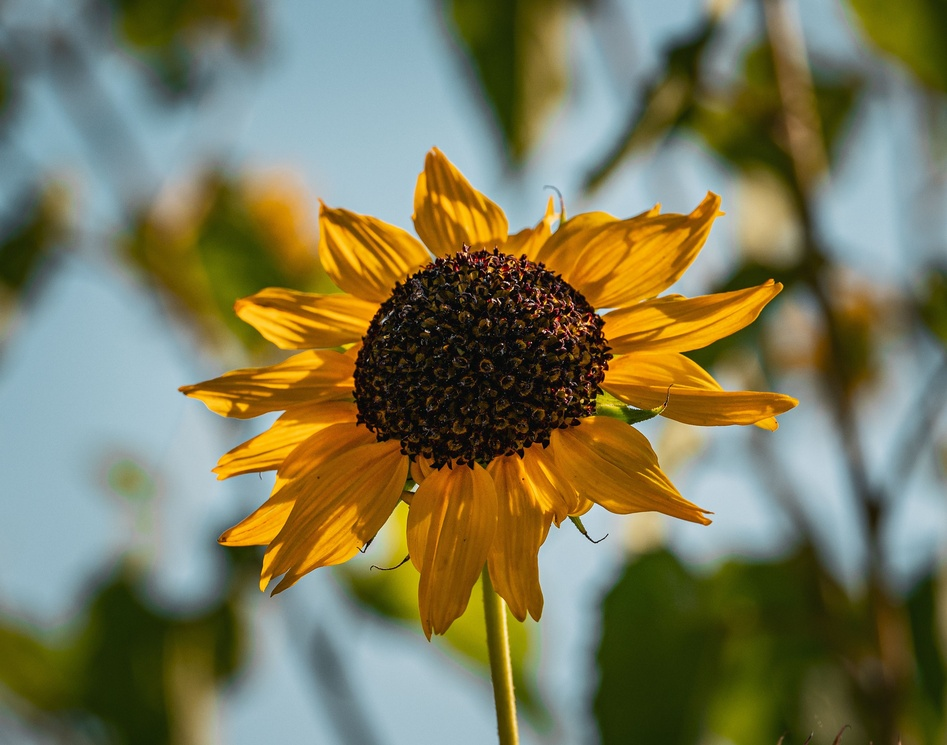
#> input picture pexels-optical-chemist-340351297-31284696.jpg, 947 x 745 px, shrunk from 3314 x 2610 before the run
$ python rgbtbinary.py
#> lines starting #> are read from the running program, lines starting #| are printed output that depends on the picture; after the words box and inside, x2 and y2 are one past the last pixel; in counts of white or black regions, pixels touching at a corner belong together
from PIL import Image
image= Image.open("pexels-optical-chemist-340351297-31284696.jpg")
#> image is the input picture: PIL image 947x745 RGB; mean R, G, B 122.2, 120.6, 88.5
gray_image= image.convert("L")
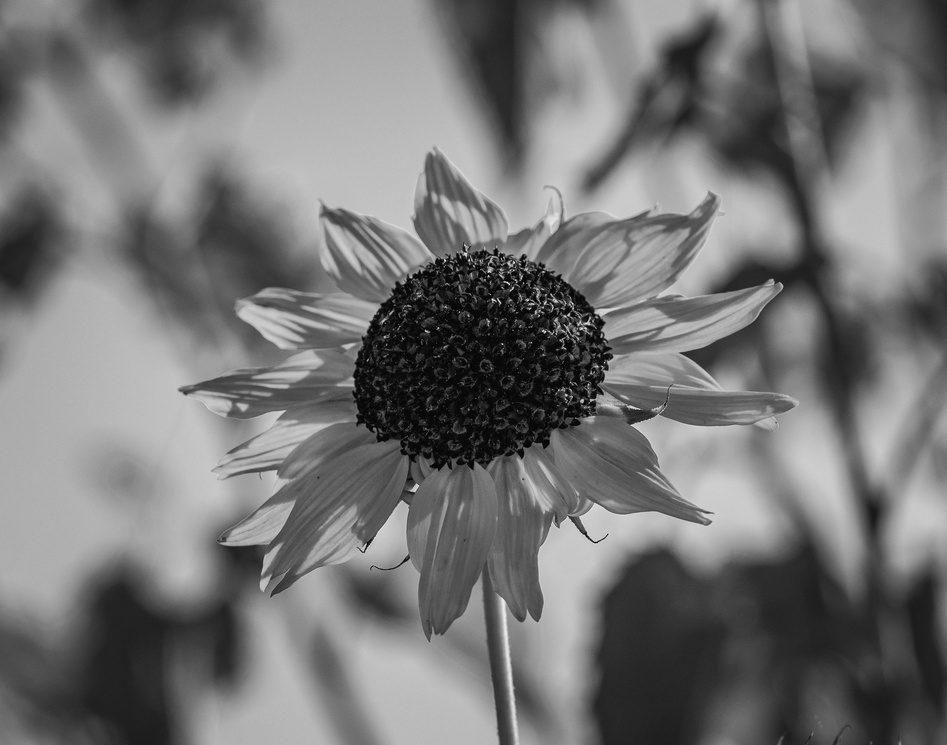
#> gray_image: PIL image 947x745 L; min 0, max 249, mean 117.4
threshold = 128
binary_image = gray_image.point(lambda p: 255 if p > threshold else 0)
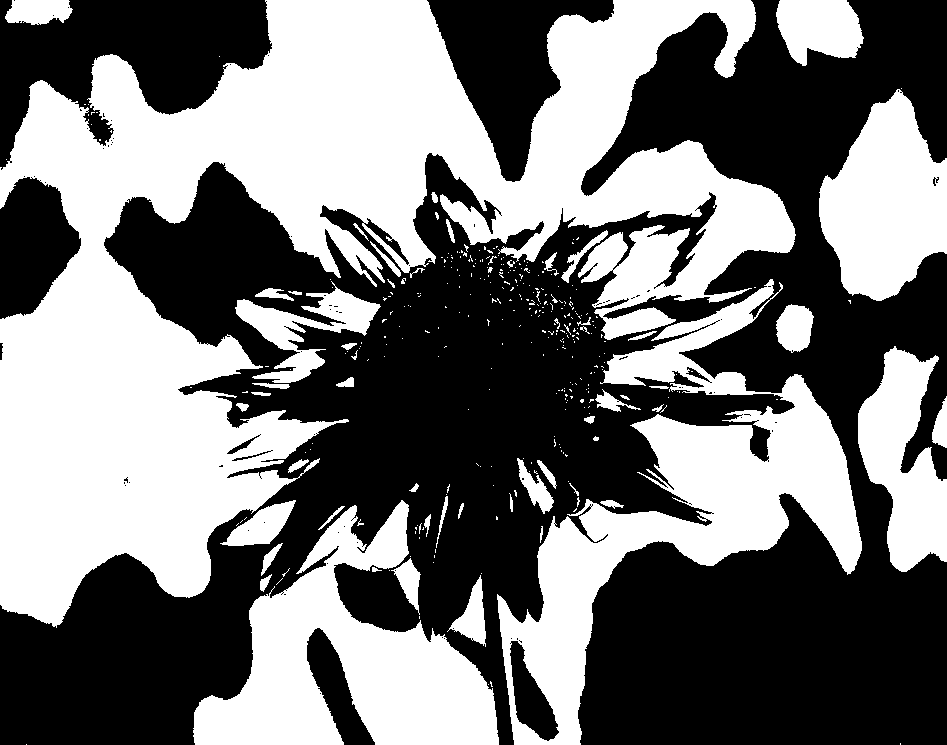
#> binary_image: PIL image 947x745 L; 46.2% white; 355 white regions (296 under 20 px), largest, box (x1, y1, x2, y2) and area: (0, 0, 796, 628) 192976, (497, 279, 862, 745) 47091, (193, 500, 499, 745) 34439
binary_image.show()
#save the binary image
binary_image.save("binary_image.jpg")
